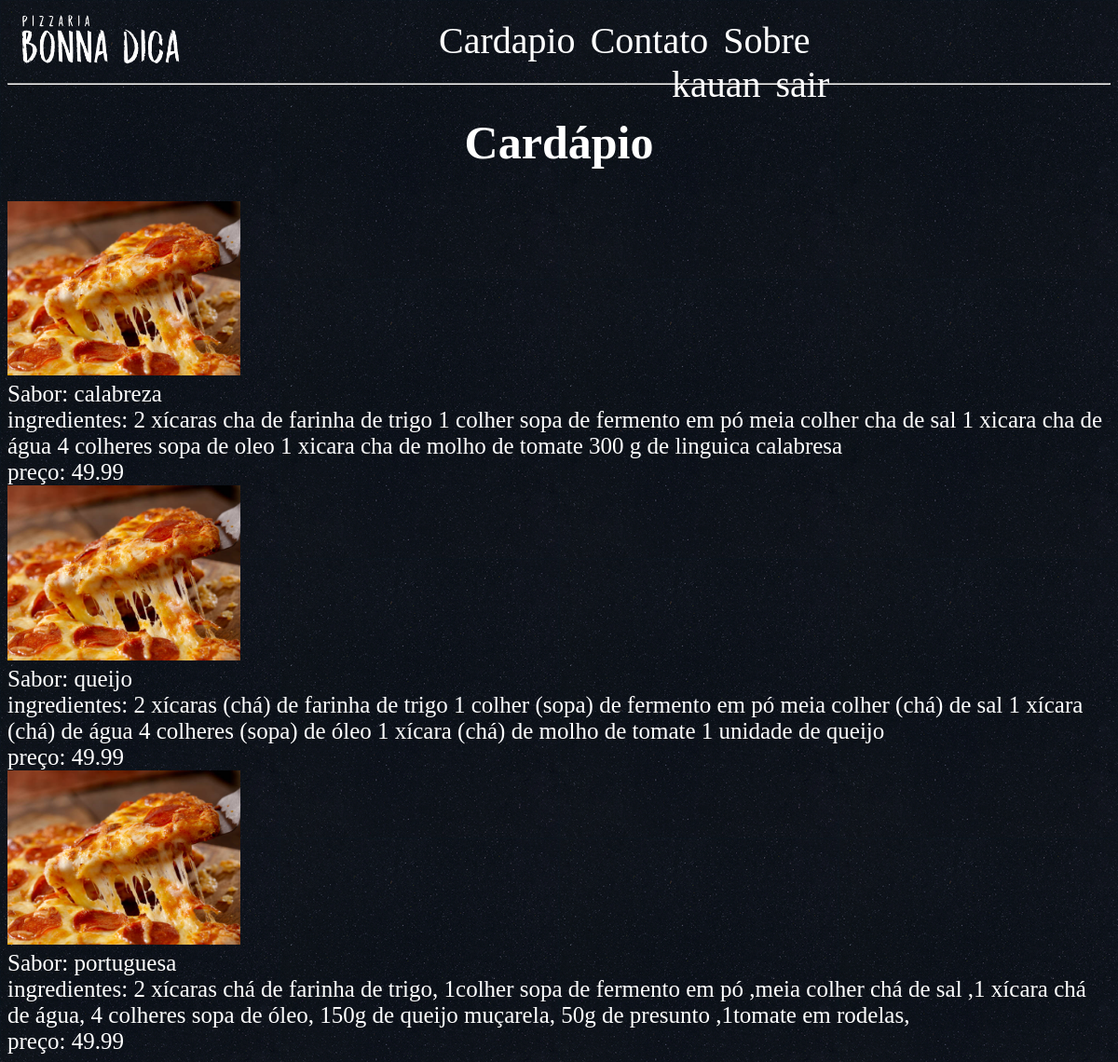
Before: /cardapio.php (signed in) with the older database file.
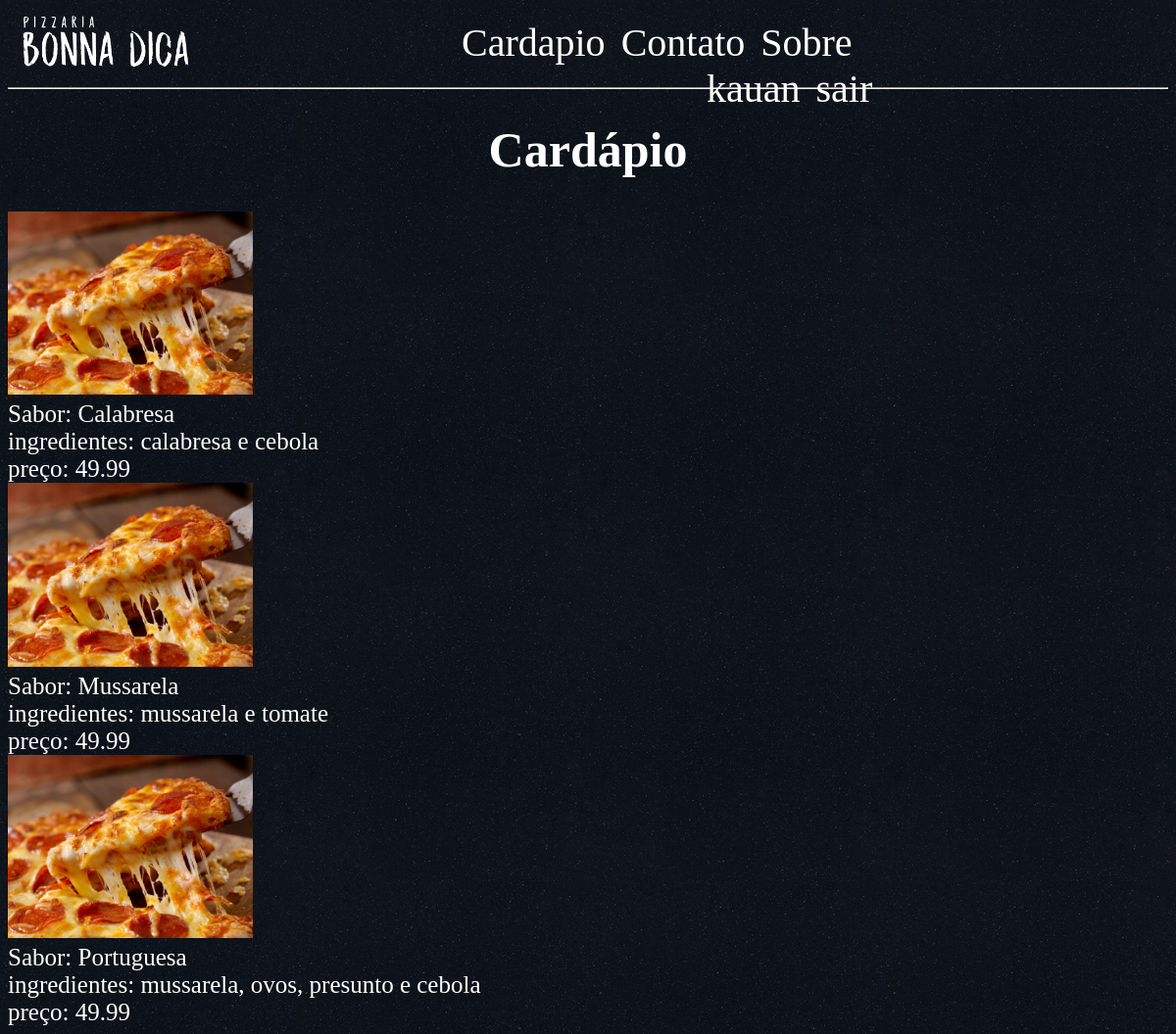
After: the same page with the newer database file.
### tables this page shows
CREATE TABLE `pizza` (
  `id` int(11) NOT NULL AUTO_INCREMENT,
  `nome` varchar(50) DEFAULT NULL,
  `ingredientes` varchar(200) DEFAULT NULL,
  `preço` float DEFAULT NULL,
  PRIMARY KEY (`id`)
);

### cardapio.php (the view, shortened to what this page needs)
<?php
  include "conexao.php";
  $pizza = "SELECT id, nome, ingredientes, preço from pizza";
  $result = $conexao->query($pizza);
  ?>
<!DOCTYPE html>
<html lang="pt-br">
<head>
  <link rel="stylesheet" href="styles/cardapio.css" />
</head>
<body>
<header class="top">
  <div class="logo">
    <a href="index.php">
      <img src="imgs/logo_transparente.png" alt="logo">
    </a>
    </div>
  <div class="paginas">
    <a href="cardapio.php">Cardapio</a>
    <a href="contato.php">Contato</a>
    <a href="sobre.php">Sobre</a>
    <?php if(isset($_SESSION['id'])){
      $usuario = $_SESSION['nome'];
      ?>
      <div class="login">
        <a href="perfil.php"> <?php echo"$usuario";?> </a>
        <a href="deslogar.php">sair</a>
      </div>
    <?php } ?>
  </div>
</header>
<hr>
<div class="texto">
  <?php if(!isset($_SESSION['id'])) { ?>
    <h1>faça o cadastro ou login para ver o cadarpio</h1>
  <?php } else{ ?>
    <h1>Cardápio</h1>
      <?php
      foreach ($result as $result) {?>
      <div class="pizza">
        <img src="imgs/calabreza.jpg" width="250px"/>
        <?php echo  "</br>Sabor:  " . $result['nome'] . "</br>ingredientes:  " . $result['ingredientes'] . "</br>preço:  " . $result['preço']; } ?>
      </div>
  <?php } ?>
</div>
</body>
</html>

### styles/cardapio.css (style rules this page uses)
body { background-image: url("../imgs/black-bg.jpg"); background-size: 25%; }
.paginas a { color:white; text-decoration: none; display: inline; justify-content: center; padding: 3px; font-family: "DK Midnight Chalker"; }
.paginas { position: absolute; top: 20px; font-size: 40px; left: 39%; }
.login { display: inline; margin-left: 250px; }
.logo img { width: 200px; display: flex; }
.logo { cursor: pointer; display: inline-block; }
.texto h1 { font-size: 50px; color:white; text-align: center; top: 20px; right: 600px; bottom: 280px; font-family: "DK Midnight Chalker"; }
.texto { font-family: "DK Midnight Chalker"; color: white; text-align: left; font-size: 25px; }

Changed rows visible on the page:
changed pizza: nome "calabreza" → "Calabresa"; ingredientes "2 xícaras cha de farinha de trigo 1 colher sopa de fermento em pó meia colher cha de sal 1 xicara cha de água 4 colheres sopa de oleo 1 xicara cha de molho de tomate 300 g de linguica calabresa" → "calabresa e cebola"
changed pizza: nome "queijo" → "Mussarela"; ingredientes "2 xícaras (chá) de farinha de trigo 1 colher (sopa) de fermento em pó meia colher (chá) de sal 1 xícara (chá) de água 4 colheres (sopa) de óleo 1 xícara (chá) de molho de tomate 1 unidade de queijo" → "mussarela e tomate"
changed pizza: nome "portuguesa" → "Portuguesa"; ingredientes "2 xícaras chá de farinha de trigo, 1colher sopa de fermento em pó ,meia colher chá de sal ,1 xícara chá de água, 4 colheres sopa de óleo, 150g de queijo muçarela, 50g de presunto ,1tomate em rodelas," → "mussarela, ovos, presunto e cebola"
